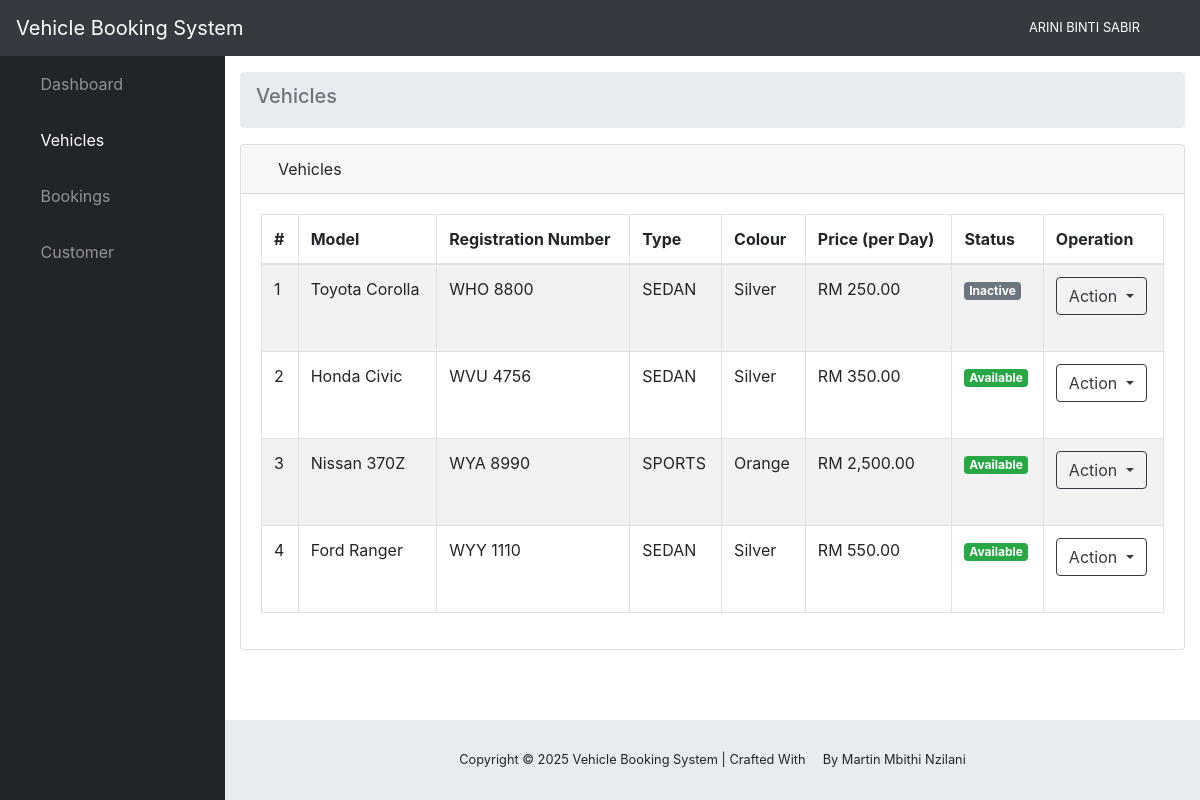
Screenshot of /cbs/admin/vehiclemanage.php (signed in) with the database file from the repository.
### tables this page shows
CREATE TABLE `tb_user` (
  `u_ic` varchar(15) NOT NULL,
  `u_pwd` varchar(255) NOT NULL,
  `u_name` varchar(100) NOT NULL,
  `u_phone` varchar(20) NOT NULL,
  `u_email` varchar(50) DEFAULT NULL,
  `u_add` varchar(200) NOT NULL,
  `u_lic` varchar(20) NOT NULL,
  `u_type` int(2) NOT NULL
);

CREATE TABLE `tb_vehicle` (
  `v_reg` varchar(10) NOT NULL,
  `v_type` varchar(10) NOT NULL,
  `v_model` varchar(50) NOT NULL,
  `v_colour` varchar(20) DEFAULT NULL,
  `v_price` float NOT NULL,
  `v_pic` varchar(200) DEFAULT NULL,
  `v_status` int(1) NOT NULL DEFAULT 1 COMMENT '2;Booked 1;Available 0;Inactive'
);

### cbs/admin/vehiclemanage.php (the view, shortened to what this page needs)
<?php
include('../dbconnect.php');
$ret="SELECT * FROM tb_vehicle";
$result=mysqli_query($con,$ret);
?>
<!DOCTYPE html>
<html lang="en">
<?php include('head.php');?>
<body id="page-top">
 <?php include("nav.php");?>
 <div id="wrapper">
  <?php include('sidebar.php');?>
  <div id="content-wrapper">
    <div class="container-fluid">
      <ol class="breadcrumb">
        <h5 class="breadcrumb-item active"> Vehicles</h5>
      </ol>
      <div class="card mb-3">
        <div class="card-header">
          <i class="fas fa-bus"></i>
        Vehicles</div>
        <div class="card-body">
          <div class="table-responsive">
            <table class="table table-bordered table-striped table-hover" id="dataTable" width="100%" cellspacing="0">
              <thead>
                <tr>
                  <th>#</th>
                  <th>Model</th>
                  <th>Registration Number</th>
                  <th>Type</th>
                  <th>Colour</th>
                  <th>Price (per Day)</th>
                  <th>Status</th>
                  <th>Operation</th>
                </tr>
              </thead>
              <tbody>
                <?php
                $cnt=1;
                while ($row = mysqli_fetch_array($result)) {
                  echo "<tr>";
                  echo "<td>" . $cnt . "</td>";
                  echo "<td>" . $row['v_model'] . "</td>";
                  echo "<td>" . $row['v_reg'] . "</td>";
                  echo "<td>" . $row['v_type'] . "</td>";
                  echo "<td>" . $row['v_colour'] . "</td>";
                  echo "<td>RM " . number_format((double)$row['v_price'], 2) . "</td>";
                  echo "<td>";
                  if ($row['v_status'] == 0) {
                    echo "<span class=\"badge badge-secondary\">Inactive</span>";
                  } elseif ($row['v_status'] == 1) {
                    echo "<span class=\"badge badge-success\">Available</span>";
                  }
                  elseif ($row['v_status'] == 2) {
                    echo "<span class=\"badge badge-success\"> Available</span>";
                  }
                  echo "</td>";
                  echo "<td>";
                  echo "<div class='dropdown mb-4'>
                  <a class='btn btn-outline-dark dropdown-toggle' href='#' role='button' data-toggle='dropdown'>
                  Action
                  </a>
                  <div class='dropdown-menu dropdown-menu-right'>
                  <a class='dropdown-item' href='vehicleview.php?v_reg=" . $row['v_reg'] . "'>View Detail</a>";
                  echo "</div>
                  </div>";
                  echo "</td>";
                  echo "</tr>";
                $cnt = $cnt +1; }
                ?>
              </tbody>
            </table>
          </div>
        </div>
      </div>
    </div>
    <?php include("footer.php");?>
  </div>
</div>
</body>
</html>

### cbs/admin/nav.php (shortened to what this page needs)
<?php
include('../dbconnect.php');
$suic=$_SESSION['suic'];
$sql_user = "SELECT * FROM tb_user WHERE u_ic = ?";
$stmt = $con->prepare($sql_user);
$stmt->bind_param('s', $suic);
$stmt->execute();
$result_user = $stmt->get_result();
$row_user = $result_user->fetch_assoc();
$u_name = $row_user['u_name'];
?>
<nav class="navbar navbar-expand navbar-dark bg-dark static-top">
    <a class="navbar-brand mr-1" href="admin-dashboard.php">Vehicle Booking System</a>
    <button class="btn btn-link btn-sm text-white order-1 order-sm-0" id="sidebarToggle" href="#">
      <i class="fas fa-bars"></i>
    </button>
     <span class="mr-2 d-none d-lg-inline text-white small"><?php echo $u_name; ?></span>
    <ul class="navbar-nav ml-auto ml-md-0">
      <li class="nav-item dropdown no-arrow">
        <a class="nav-link dropdown-toggle" href="#" id="userDropdown" role="button" data-toggle="dropdown" aria-haspopup="true" aria-expanded="false">
          <i class="fas fa-user-circle fa-fw"></i>
        </a>
      </li>
    </ul>
  </nav>

### rows the page displays
tb_user: u_name "ARINI BINTI SABIR"
tb_vehicle: v_model "Toyota Corolla", v_reg "WHO 8800", v_type "SEDAN", v_colour "Silver", v_price "250.00", v_status "Inactive"
tb_vehicle: v_model "Honda Civic", v_reg "WVU 4756", v_type "SEDAN", v_colour "Silver", v_price "350.00", v_status "Available"
tb_vehicle: v_model "Nissan 370Z", v_reg "WYA 8990", v_type "SPORTS", v_colour "Orange", v_price "2,500.00", v_status "Available"
tb_vehicle: v_model "Ford Ranger", v_reg "WYY 1110", v_type "SEDAN", v_colour "Silver", v_price "550.00", v_status "Available"
